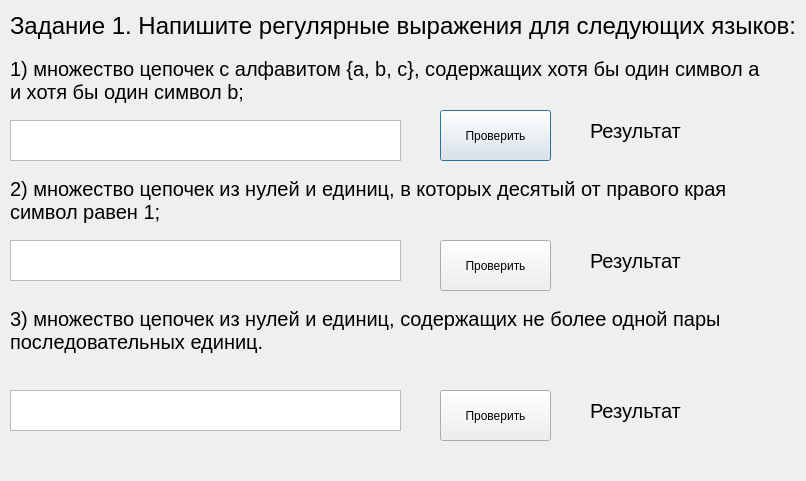
<?xml version="1.0" encoding="UTF-8"?>
<ui version="4.0">
 <class>taskWIndow</class>
 <widget class="QDialog" name="taskWIndow">
  <property name="geometry">
   <rect>
    <x>0</x>
    <y>0</y>
    <width>806</width>
    <height>481</height>
   </rect>
  </property>
  <property name="windowTitle">
   <string>Dialog</string>
  </property>
  <widget class="QTextEdit" name="textEdit">
   <property name="geometry">
    <rect>
     <x>10</x>
     <y>120</y>
     <width>391</width>
     <height>41</height>
    </rect>
   </property>
   <property name="font">
    <font>
     <pointsize>18</pointsize>
    </font>
   </property>
  </widget>
  <widget class="QLabel" name="label">
   <property name="geometry">
    <rect>
     <x>10</x>
     <y>-40</y>
     <width>791</width>
     <height>131</height>
    </rect>
   </property>
   <property name="font">
    <font>
     <pointsize>18</pointsize>
    </font>
   </property>
   <property name="text">
    <string>Задание 1. Напишите регулярные выражения для следующих языков:</string>
   </property>
  </widget>
  <widget class="QLabel" name="label_2">
   <property name="geometry">
    <rect>
     <x>10</x>
     <y>50</y>
     <width>761</width>
     <height>61</height>
    </rect>
   </property>
   <property name="font">
    <font>
     <pointsize>15</pointsize>
    </font>
   </property>
   <property name="text">
    <string>1) множество цепочек с алфавитом {a, b, c}, содержащих хотя бы один символ a и хотя бы один символ b;</string>
   </property>
   <property name="wordWrap">
    <bool>true</bool>
   </property>
  </widget>
  <widget class="QTextEdit" name="textEdit_2">
   <property name="geometry">
    <rect>
     <x>10</x>
     <y>240</y>
     <width>391</width>
     <height>41</height>
    </rect>
   </property>
   <property name="font">
    <font>
     <pointsize>18</pointsize>
    </font>
   </property>
  </widget>
  <widget class="QLabel" name="label_3">
   <property name="geometry">
    <rect>
     <x>10</x>
     <y>170</y>
     <width>761</width>
     <height>61</height>
    </rect>
   </property>
   <property name="font">
    <font>
     <pointsize>15</pointsize>
    </font>
   </property>
   <property name="text">
    <string>2) множество цепочек из нулей и единиц, в которых десятый от правого края символ равен 1;</string>
   </property>
   <property name="wordWrap">
    <bool>true</bool>
   </property>
  </widget>
  <widget class="QTextEdit" name="textEdit_3">
   <property name="geometry">
    <rect>
     <x>10</x>
     <y>390</y>
     <width>391</width>
     <height>41</height>
    </rect>
   </property>
   <property name="font">
    <font>
     <pointsize>18</pointsize>
    </font>
   </property>
  </widget>
  <widget class="QLabel" name="label_4">
   <property name="geometry">
    <rect>
     <x>10</x>
     <y>300</y>
     <width>761</width>
     <height>61</height>
    </rect>
   </property>
   <property name="font">
    <font>
     <pointsize>15</pointsize>
    </font>
   </property>
   <property name="text">
    <string>3) множество цепочек из нулей и единиц, содержащих не более одной пары последовательных единиц.</string>
   </property>
   <property name="wordWrap">
    <bool>true</bool>
   </property>
  </widget>
  <widget class="QPushButton" name="pushButton">
   <property name="geometry">
    <rect>
     <x>440</x>
     <y>110</y>
     <width>111</width>
     <height>51</height>
    </rect>
   </property>
   <property name="text">
    <string>Проверить</string>
   </property>
  </widget>
  <widget class="QPushButton" name="pushButton_2">
   <property name="geometry">
    <rect>
     <x>440</x>
     <y>240</y>
     <width>111</width>
     <height>51</height>
    </rect>
   </property>
   <property name="text">
    <string>Проверить</string>
   </property>
  </widget>
  <widget class="QPushButton" name="pushButton_3">
   <property name="geometry">
    <rect>
     <x>440</x>
     <y>390</y>
     <width>111</width>
     <height>51</height>
    </rect>
   </property>
   <property name="text">
    <string>Проверить</string>
   </property>
  </widget>
  <widget class="QLabel" name="label_5">
   <property name="geometry">
    <rect>
     <x>590</x>
     <y>110</y>
     <width>111</width>
     <height>41</height>
    </rect>
   </property>
   <property name="font">
    <font>
     <pointsize>15</pointsize>
    </font>
   </property>
   <property name="text">
    <string>Результат</string>
   </property>
  </widget>
  <widget class="QLabel" name="label_6">
   <property name="geometry">
    <rect>
     <x>590</x>
     <y>240</y>
     <width>111</width>
     <height>41</height>
    </rect>
   </property>
   <property name="font">
    <font>
     <pointsize>15</pointsize>
    </font>
   </property>
   <property name="text">
    <string>Результат</string>
   </property>
  </widget>
  <widget class="QLabel" name="label_7">
   <property name="geometry">
    <rect>
     <x>590</x>
     <y>390</y>
     <width>111</width>
     <height>41</height>
    </rect>
   </property>
   <property name="font">
    <font>
     <pointsize>15</pointsize>
    </font>
   </property>
   <property name="text">
    <string>Результат</string>
   </property>
  </widget>
 </widget>
 <resources/>
 <connections/>
</ui>
